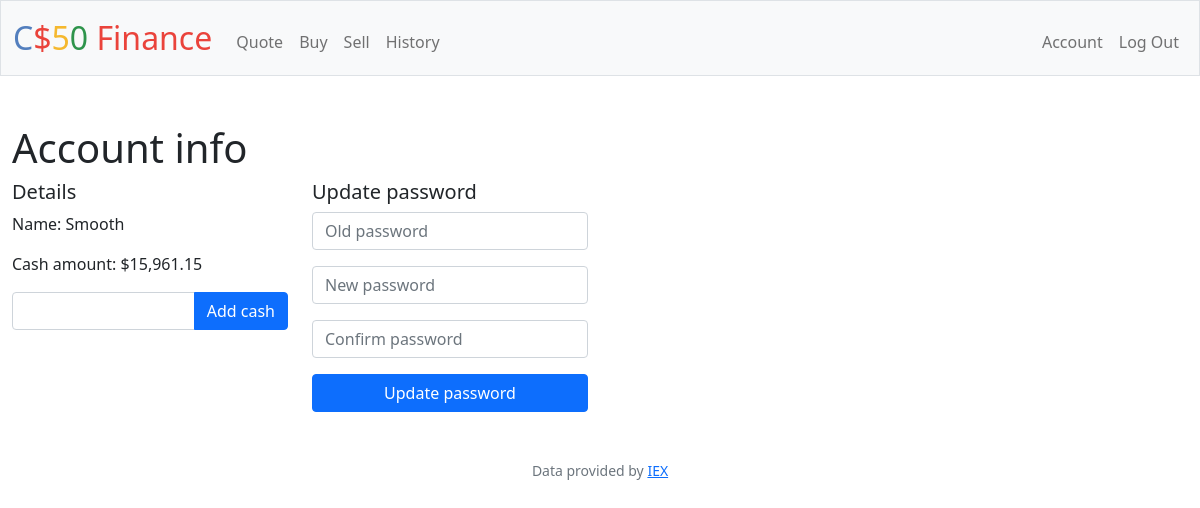
Page /account (signed in) on the earlier database version.
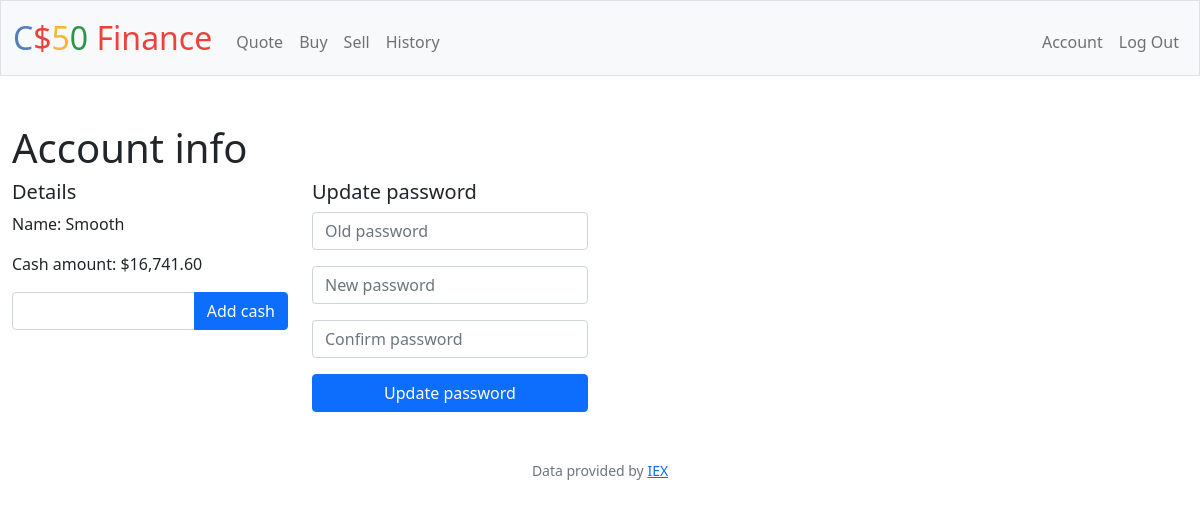
Same page on the later database version.
### tables this page shows
CREATE TABLE users (id INTEGER PRIMARY KEY AUTOINCREMENT NOT NULL, username TEXT NOT NULL, hash TEXT NOT NULL, cash NUMERIC NOT NULL DEFAULT 10000.00);

### app.py (the view, shortened to what this page needs)
@app.route("/account", methods=["GET", "POST"])
@login_required
def account():
    user_id = session["user_id"]
    user = get_user(user_id, ["id", "cash", "username", "hash"])
    return render_template("account.html", user=user)

### app.py (called while the page is built)
@app.after_request
def after_request(response):
    response.headers["Cache-Control"] = "no-cache, no-store, must-revalidate"
    response.headers["Expires"] = 0
    response.headers["Pragma"] = "no-cache"
    return response

def get_user(user_id, fields=None):
    if fields is None:
        fields = ["id", "cash"]
    user_data = db.execute(f"SELECT {', '.join(fields)} FROM users WHERE id = ?", user_id)
    if len(user_data) == 1:
        return user_data[0]
    return False

### cs50.py (called while the page is built, shortened)
def _enable_logging(f):
    import logging
    import functools
    import os
    @functools.wraps(f)
    def decorator(*args, **kwargs):
        try:
            import flask
        except ModuleNotFoundError:
            return f(*args, **kwargs)
        disabled = logging.getLogger("cs50").disabled
        if flask.current_app and os.getenv("FLASK_ENV") == "development":
            logging.getLogger("cs50").disabled = False
        try:
            return f(*args, **kwargs)
        finally:
            logging.getLogger("cs50").disabled = disabled
    return decorator

def _parse_placeholder(token):
    import re
    import sqlparse
    if not isinstance(token, sqlparse.sql.Token) or token.ttype != sqlparse.tokens.Name.Placeholder:
        raise TypeError()
    if token.value == "?":
        return "qmark", None

    def _disconnect(self):
        if hasattr(_data, self._name()):
            getattr(_data, self._name()).close()
            delattr(_data, self._name())

    def _name(self):
        return str(hash(self))

        def connect(dbapi_connection, connection_record):
            if type(dbapi_connection) is sqlite3.Connection:  # If back end is sqlite
                cursor = dbapi_connection.cursor()
                cursor.execute("PRAGMA foreign_keys=ON")
                cursor.close()

### helpers.py (called while the page is built)
def login_required(f):
    @wraps(f)
    def decorated_function(*args, **kwargs):
        if session.get("user_id") is None:
            return redirect("/login")
        return f(*args, **kwargs)
    return decorated_function

def usd(value):
    return f"${value:,.2f}"

### templates/account.html (shortened to what this page needs)
{% extends "layout.html" %}
{% block main %}
    <h1 class="text-start">Account info</h1>
    <div class="row">
        <div class="col-12 col-sm-5 col-md-3 text-start">
            <h5>Details</h5>
            <p>Name: {{ user["username"] | capitalize }}</p>
            <p>
                Cash amount: {{ user["cash"] | usd }}
            </p>
            <form action="/add_amount" method="POST">
                <div class="input-group">
                    <input type="number" class="form-control" min="0" step=0.01 name="amount">
                    <button class="btn btn-primary" type="submit">Add cash</button>
                </div>
            </form>
        </div>
        <div class="col-12 col-sm-5 col-md-3">
            <h5 class="text-start">Update password</h5>
            <form action="/account" method="post">
                <div class="mb-3">
                    <input class="form-control" id="password" name="old_password" placeholder="Old password" type="password">
                </div>
                <div class="mb-3">
                    <input class="form-control" id="password" name="new_password" placeholder="New password" type="password">
                </div>
                <div class="mb-3">
                    <input class="form-control" id="password" name="confirm_password" placeholder="Confirm password" type="password">
                </div>
                <button class="btn btn-primary d-block w-100" type="submit">Update password</button>
            </form>
        </div>
    </div>
{% endblock %}

### templates/layout.html (shortened to what this page needs)
<!DOCTYPE html>
<html lang="en">
    <head>
        <link href="https://cdn.jsdelivr.net/npm/bootstrap@5.1.3/dist/css/bootstrap.min.css" rel="stylesheet">
        <link href="/static/styles.css" rel="stylesheet">
    </head>
    <body>
        <nav class="bg-light border navbar navbar-expand-md navbar-light">
            <div class="container-fluid">
                <a class="navbar-brand" href="/"><span class="blue">C</span><span class="red">$</span><span class="yellow">5</span><span class="green">0</span> <span class="red">Finance</span></a>
                <div class="collapse navbar-collapse" id="navbar">
                    {% if session["user_id"] %}
                        <ul class="navbar-nav me-auto mt-2">
                            <li class="nav-item"><a class="nav-link" href="/quote">Quote</a></li>
                            <li class="nav-item"><a class="nav-link" href="/buy">Buy</a></li>
                            <li class="nav-item"><a class="nav-link" href="/sell">Sell</a></li>
                            <li class="nav-item"><a class="nav-link" href="/history">History</a></li>
                        </ul>
                        <ul class="navbar-nav ms-auto mt-2">
                            <li class="nav-item"><a class="nav-link" href="/account">Account</a></li>
                            <li class="nav-item"><a class="nav-link" href="/logout">Log Out</a></li>
                        </ul>
                    {% else %}
                        <ul class="navbar-nav ms-auto mt-2">
                            <li class="nav-item"><a class="nav-link" href="/register">Register</a></li>
                            <li class="nav-item"><a class="nav-link" href="/login">Log In</a></li>
                        </ul>
                    {% endif %}
                </div>
            </div>
        </nav>
        <main class="container-fluid py-5 text-center">
            {% block main %}{% endblock %}
        </main>
        <footer class="mb-5 small text-center text-muted">
            Data provided by <a href="https://iexcloud.io/">IEX</a>
        </footer>
    </body>
</html>

### static/styles.css (style rules this page uses)
nav .navbar-brand { font-size: xx-large; }
nav .navbar-brand .blue { color: #537fbe; }
nav .navbar-brand .red { color: #ea433b; }
nav .navbar-brand .yellow { color: #f5b82e; }
nav .navbar-brand .green { color: #2e944b; }

Differences in the rows shown:
changed users "Smooth": cash "$15,961.15" → "$16,741.60"
